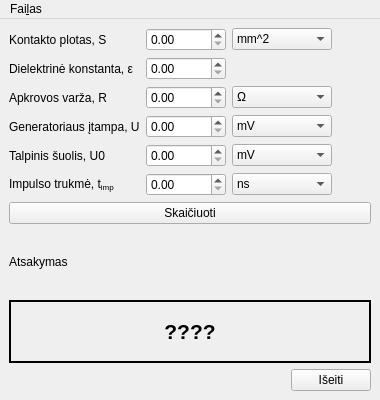
<?xml version="1.0" encoding="UTF-8"?>
<ui version="4.0">
 <class>MainWindow</class>
 <widget class="QMainWindow" name="MainWindow">
  <property name="geometry">
   <rect>
    <x>0</x>
    <y>0</y>
    <width>380</width>
    <height>400</height>
   </rect>
  </property>
  <property name="sizePolicy">
   <sizepolicy hsizetype="Fixed" vsizetype="Fixed">
    <horstretch>0</horstretch>
    <verstretch>0</verstretch>
   </sizepolicy>
  </property>
  <property name="maximumSize">
   <size>
    <width>380</width>
    <height>400</height>
   </size>
  </property>
  <property name="windowTitle">
   <string>Thickness</string>
  </property>
  <widget class="QWidget" name="centralwidget">
   <layout class="QGridLayout" name="gridLayout">
    <item row="0" column="0">
     <widget class="QLabel" name="label">
      <property name="text">
       <string>Kontakto plotas, S</string>
      </property>
     </widget>
    </item>
    <item row="0" column="1">
     <widget class="QDoubleSpinBox" name="sBox">
      <property name="maximumSize">
       <size>
        <width>80</width>
        <height>16777215</height>
       </size>
      </property>
      <property name="locale">
       <locale language="C" country="AnyCountry"/>
      </property>
      <property name="maximum">
       <double>1000000.000000000000000</double>
      </property>
     </widget>
    </item>
    <item row="0" column="2" colspan="2">
     <widget class="QComboBox" name="sCombo">
      <property name="maximumSize">
       <size>
        <width>100</width>
        <height>16777215</height>
       </size>
      </property>
      <item>
       <property name="text">
        <string>mm^2</string>
       </property>
      </item>
      <item>
       <property name="text">
        <string>cm^2</string>
       </property>
      </item>
     </widget>
    </item>
    <item row="1" column="0">
     <widget class="QLabel" name="label_2">
      <property name="text">
       <string>Dielektrinė konstanta, ε</string>
      </property>
     </widget>
    </item>
    <item row="1" column="1">
     <widget class="QDoubleSpinBox" name="epsilonBox">
      <property name="maximumSize">
       <size>
        <width>80</width>
        <height>16777215</height>
       </size>
      </property>
      <property name="locale">
       <locale language="C" country="AnyCountry"/>
      </property>
      <property name="maximum">
       <double>1000000.000000000000000</double>
      </property>
     </widget>
    </item>
    <item row="2" column="0">
     <widget class="QLabel" name="label_3">
      <property name="text">
       <string>Apkrovos varža, R</string>
      </property>
     </widget>
    </item>
    <item row="2" column="1">
     <widget class="QDoubleSpinBox" name="rBox">
      <property name="maximumSize">
       <size>
        <width>80</width>
        <height>16777215</height>
       </size>
      </property>
      <property name="locale">
       <locale language="C" country="AnyCountry"/>
      </property>
      <property name="maximum">
       <double>1000000.000000000000000</double>
      </property>
     </widget>
    </item>
    <item row="2" column="2" colspan="2">
     <widget class="QComboBox" name="rCombo">
      <property name="maximumSize">
       <size>
        <width>100</width>
        <height>16777215</height>
       </size>
      </property>
      <item>
       <property name="text">
        <string>Ω</string>
       </property>
      </item>
      <item>
       <property name="text">
        <string>kΩ</string>
       </property>
      </item>
      <item>
       <property name="text">
        <string>MΩ</string>
       </property>
      </item>
     </widget>
    </item>
    <item row="3" column="0">
     <widget class="QLabel" name="label_4">
      <property name="text">
       <string>Generatoriaus įtampa, U</string>
      </property>
     </widget>
    </item>
    <item row="3" column="1">
     <widget class="QDoubleSpinBox" name="uBox">
      <property name="maximumSize">
       <size>
        <width>80</width>
        <height>16777215</height>
       </size>
      </property>
      <property name="locale">
       <locale language="C" country="AnyCountry"/>
      </property>
      <property name="maximum">
       <double>1000000.000000000000000</double>
      </property>
     </widget>
    </item>
    <item row="3" column="2" colspan="2">
     <widget class="QComboBox" name="uCombo">
      <property name="maximumSize">
       <size>
        <width>100</width>
        <height>16777215</height>
       </size>
      </property>
      <item>
       <property name="text">
        <string>mV</string>
       </property>
      </item>
      <item>
       <property name="text">
        <string>V</string>
       </property>
      </item>
     </widget>
    </item>
    <item row="4" column="0">
     <widget class="QLabel" name="label_5">
      <property name="text">
       <string>Talpinis šuolis, U0</string>
      </property>
     </widget>
    </item>
    <item row="4" column="1">
     <widget class="QDoubleSpinBox" name="u0Box">
      <property name="maximumSize">
       <size>
        <width>80</width>
        <height>16777215</height>
       </size>
      </property>
      <property name="locale">
       <locale language="C" country="AnyCountry"/>
      </property>
      <property name="maximum">
       <double>1000000.000000000000000</double>
      </property>
     </widget>
    </item>
    <item row="4" column="2" colspan="2">
     <widget class="QComboBox" name="u0Combo">
      <property name="maximumSize">
       <size>
        <width>100</width>
        <height>16777215</height>
       </size>
      </property>
      <item>
       <property name="text">
        <string>mV</string>
       </property>
      </item>
      <item>
       <property name="text">
        <string>V</string>
       </property>
      </item>
     </widget>
    </item>
    <item row="5" column="0">
     <widget class="QLabel" name="label_6">
      <property name="text">
       <string>&lt;html&gt;&lt;head/&gt;&lt;body&gt;&lt;p&gt;Impulso trukmė, t&lt;span style=&quot; vertical-align:sub;&quot;&gt;imp&lt;/span&gt;&lt;/p&gt;&lt;/body&gt;&lt;/html&gt;</string>
      </property>
     </widget>
    </item>
    <item row="5" column="1">
     <widget class="QDoubleSpinBox" name="timpBox">
      <property name="minimumSize">
       <size>
        <width>80</width>
        <height>0</height>
       </size>
      </property>
      <property name="maximumSize">
       <size>
        <width>80</width>
        <height>16777215</height>
       </size>
      </property>
      <property name="locale">
       <locale language="C" country="AnyCountry"/>
      </property>
      <property name="maximum">
       <double>1000000.000000000000000</double>
      </property>
     </widget>
    </item>
    <item row="5" column="2" colspan="2">
     <widget class="QComboBox" name="timpCombo">
      <property name="maximumSize">
       <size>
        <width>100</width>
        <height>16777215</height>
       </size>
      </property>
      <item>
       <property name="text">
        <string>ns</string>
       </property>
      </item>
      <item>
       <property name="text">
        <string>μs</string>
       </property>
      </item>
      <item>
       <property name="text">
        <string>ms</string>
       </property>
      </item>
      <item>
       <property name="text">
        <string>s</string>
       </property>
      </item>
     </widget>
    </item>
    <item row="7" column="0">
     <widget class="QLabel" name="label_7">
      <property name="text">
       <string>Atsakymas</string>
      </property>
     </widget>
    </item>
    <item row="9" column="3">
     <widget class="QPushButton" name="exit_btn">
      <property name="text">
       <string>Išeiti</string>
      </property>
     </widget>
    </item>
    <item row="6" column="0" colspan="4">
     <widget class="QPushButton" name="calculate_btn">
      <property name="text">
       <string>Skaičiuoti</string>
      </property>
     </widget>
    </item>
    <item row="8" column="0" colspan="4">
     <widget class="QLabel" name="answer_label">
      <property name="font">
       <font>
        <pointsize>16</pointsize>
        <weight>75</weight>
        <bold>true</bold>
       </font>
      </property>
      <property name="frameShape">
       <enum>QFrame::Box</enum>
      </property>
      <property name="frameShadow">
       <enum>QFrame::Plain</enum>
      </property>
      <property name="lineWidth">
       <number>2</number>
      </property>
      <property name="text">
       <string>????</string>
      </property>
      <property name="textFormat">
       <enum>Qt::RichText</enum>
      </property>
      <property name="alignment">
       <set>Qt::AlignCenter</set>
      </property>
     </widget>
    </item>
   </layout>
  </widget>
  <widget class="QMenuBar" name="menubar">
   <property name="geometry">
    <rect>
     <x>0</x>
     <y>0</y>
     <width>380</width>
     <height>27</height>
    </rect>
   </property>
   <widget class="QMenu" name="menuFailas">
    <property name="title">
     <string>Fai&amp;las</string>
    </property>
    <addaction name="exit_action"/>
   </widget>
   <addaction name="menuFailas"/>
  </widget>
  <action name="exit_action">
   <property name="text">
    <string>&amp;Uždaryti</string>
   </property>
  </action>
 </widget>
 <resources/>
 <connections/>
</ui>
